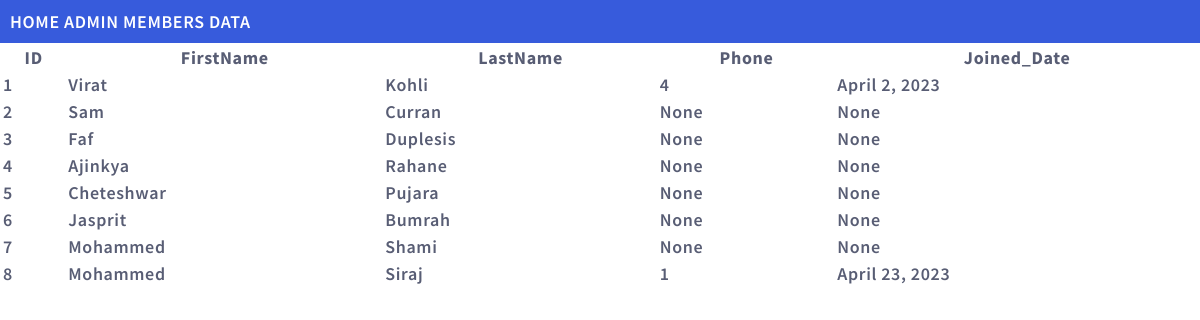
The app's page /members/table/ with its own data.
### members/models.py (models this page shows, shortened)
class Member(models.Model):
    firstname = models.CharField(max_length=255)
    lastname = models.CharField(max_length=255)
    phone = models.IntegerField(null=True)
    joined_date = models.DateField(null=True)

### members/views.py (the view)
# urls.py: path('members/table/', views.table, name='table'),
def table(request):
    mymember2 = Member.objects.all()
    template = loader.get_template('table.html')
    context = {
        'mymember2':mymember2,
    }
    return HttpResponse(template.render(context, request))

### members/templates/table.html (shortened to what this page needs)
{% extends 'master.html' %}
{% block content %}
<div>
    <table style="width:100%">
        <tr>
            <th>ID</th>
            <th>FirstName</th>
            <th>LastName</th>
            <th>Phone</th>
            <th>Joined_Date</th>
        </tr>
        {% for i in mymember2 %}
            <tr>
                <td>{{i.id}}</td>
                <td>{{i.firstname}}</td>
                <td>{{i.lastname}}</td>
                <td>{{i.phone}}</td>
                <td>{{i.joined_date}}</td>
            </tr>
        {% endfor %}
    </table>
</div>
{% endblock %}

### mystaticfiles/first.css (style rules this page uses)
body { margin:0; font: 600 18px 'Source Sans Pro', sans-serif; letter-spacing: 0.64px; color: #585d74; }

### records on screen
Member: id "1", firstname "Virat", lastname "Kohli", phone "4", joined_date "April 2, 2023"
Member: id "2", firstname "Sam", lastname "Curran", phone "None", joined_date "None"
Member: id "3", firstname "Faf", lastname "Duplesis", phone "None", joined_date "None"
Member: id "4", firstname "Ajinkya", lastname "Rahane", phone "None", joined_date "None"
Member: id "5", firstname "Cheteshwar", lastname "Pujara", phone "None", joined_date "None"
Member: id "6", firstname "Jasprit", lastname "Bumrah", phone "None", joined_date "None"
Member: id "7", firstname "Mohammed", lastname "Shami", phone "None", joined_date "None"
Member: id "8", firstname "Mohammed", lastname "Siraj", phone "1", joined_date "April 23, 2023"
